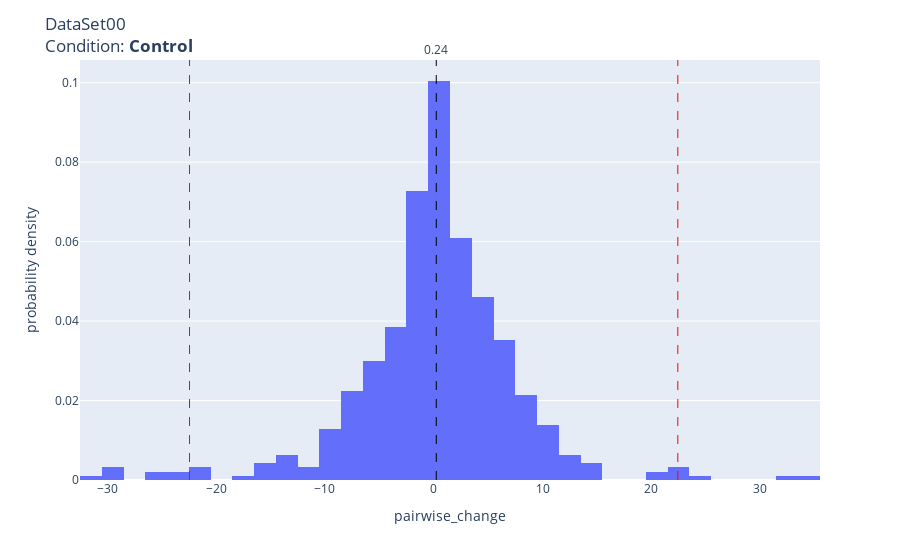
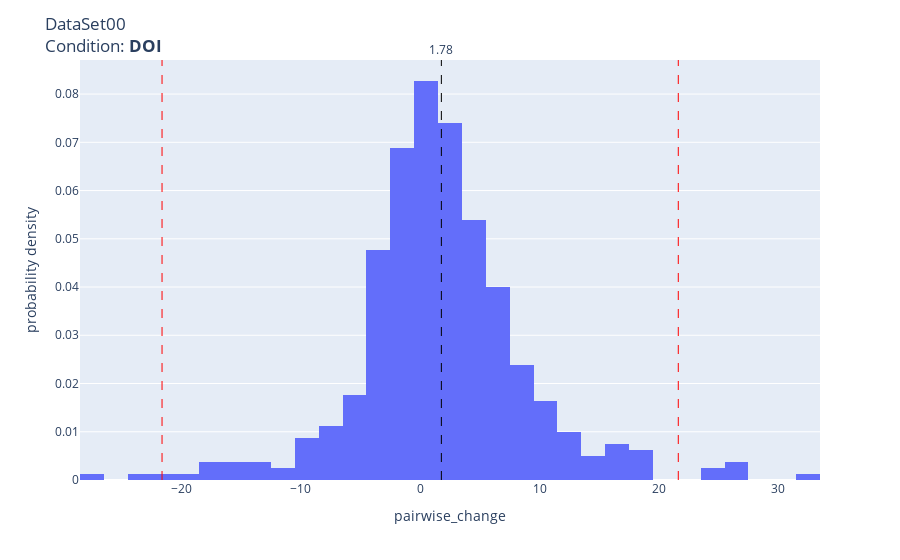

The notebook cell these images were saved under, in order:
### Code cell
dataset = 'DataSet00'
pairwise_change_histogram(dataset=dataset, condition='Control')
pairwise_change_histogram(dataset=dataset, condition='DOI')

### Figure 1 — Plotly figure (JSON) as saved in the notebook; plotly's stock layout.template omitted (floating-point values rounded to 4 significant figures; data arrays with more than 128 entries replaced by an {"elided": "..."} marker saying what was removed)
{"data": [{"alignmentgroup": "True", "bingroup": "x", "histnorm": "probability density", "hovertemplate": "pairwise_change=%{x}<br>probability density=%{y}<extra></extra>", "legendgroup": "", "marker": {"color": "#636efa", "pattern": {"shape": ""}}, "name": "", "offsetgroup": "", "orientation": "v", "showlegend": false, "type": "histogram", "x": {"elided": "468 int values"}, "xaxis": "x", "yaxis": "y"}], "layout": {"annotations": [{"showarrow": false, "text": "0.24", "x": 0.2393, "xanchor": "center", "xref": "x", "y": 1, "yanchor": "bottom", "yref": "y domain"}, {"showarrow": false, "text": "", "x": 22.44, "xanchor": "center", "xref": "x", "y": 1, "yanchor": "bottom", "yref": "y domain"}, {"showarrow": false, "text": "", "x": -22.44, "xanchor": "center", "xref": "x", "y": 1, "yanchor": "bottom", "yref": "y domain"}], "barmode": "relative", "legend": {"tracegroupgap": 0}, "margin": {"t": 60}, "shapes": [{"line": {"color": "black", "dash": "dash", "width": 1}, "type": "line", "x0": 0.2393, "x1": 0.2393, "xref": "x", "y0": 0, "y1": 1, "yref": "y domain"}, {"line": {"color": "red", "dash": "dash", "width": 1}, "type": "line", "x0": 22.44, "x1": 22.44, "xref": "x", "y0": 0, "y1": 1, "yref": "y domain"}, {"line": {"color": "red", "dash": "dash", "width": 1}, "type": "line", "x0": -22.44, "x1": -22.44, "xref": "x", "y0": 0, "y1": 1, "yref": "y domain"}], "title": {"text": "DataSet00<br>Condition: <b>Control</b><br>"}, "xaxis": {"anchor": "y", "domain": [0, 1], "title": {"text": "pairwise_change"}}, "yaxis": {"anchor": "x", "domain": [0, 1], "title": {"text": "probability density"}}}}

### Figure 2 — Plotly figure (JSON) as saved in the notebook; plotly's stock layout.template omitted (floating-point values rounded to 4 significant figures; data arrays with more than 128 entries replaced by an {"elided": "..."} marker saying what was removed)
{"data": [{"alignmentgroup": "True", "bingroup": "x", "histnorm": "probability density", "hovertemplate": "pairwise_change=%{x}<br>probability density=%{y}<extra></extra>", "legendgroup": "", "marker": {"color": "#636efa", "pattern": {"shape": ""}}, "name": "", "offsetgroup": "", "orientation": "v", "showlegend": false, "type": "histogram", "x": {"elided": "399 int values"}, "xaxis": "x", "yaxis": "y"}], "layout": {"annotations": [{"showarrow": false, "text": "1.78", "x": 1.777, "xanchor": "center", "xref": "x", "y": 1, "yanchor": "bottom", "yref": "y domain"}, {"showarrow": false, "text": "", "x": 21.63, "xanchor": "center", "xref": "x", "y": 1, "yanchor": "bottom", "yref": "y domain"}, {"showarrow": false, "text": "", "x": -21.63, "xanchor": "center", "xref": "x", "y": 1, "yanchor": "bottom", "yref": "y domain"}], "barmode": "relative", "legend": {"tracegroupgap": 0}, "margin": {"t": 60}, "shapes": [{"line": {"color": "black", "dash": "dash", "width": 1}, "type": "line", "x0": 1.777, "x1": 1.777, "xref": "x", "y0": 0, "y1": 1, "yref": "y domain"}, {"line": {"color": "red", "dash": "dash", "width": 1}, "type": "line", "x0": 21.63, "x1": 21.63, "xref": "x", "y0": 0, "y1": 1, "yref": "y domain"}, {"line": {"color": "red", "dash": "dash", "width": 1}, "type": "line", "x0": -21.63, "x1": -21.63, "xref": "x", "y0": 0, "y1": 1, "yref": "y domain"}], "title": {"text": "DataSet00<br>Condition: <b>DOI</b><br>"}, "xaxis": {"anchor": "y", "domain": [0, 1], "title": {"text": "pairwise_change"}}, "yaxis": {"anchor": "x", "domain": [0, 1], "title": {"text": "probability density"}}}}
